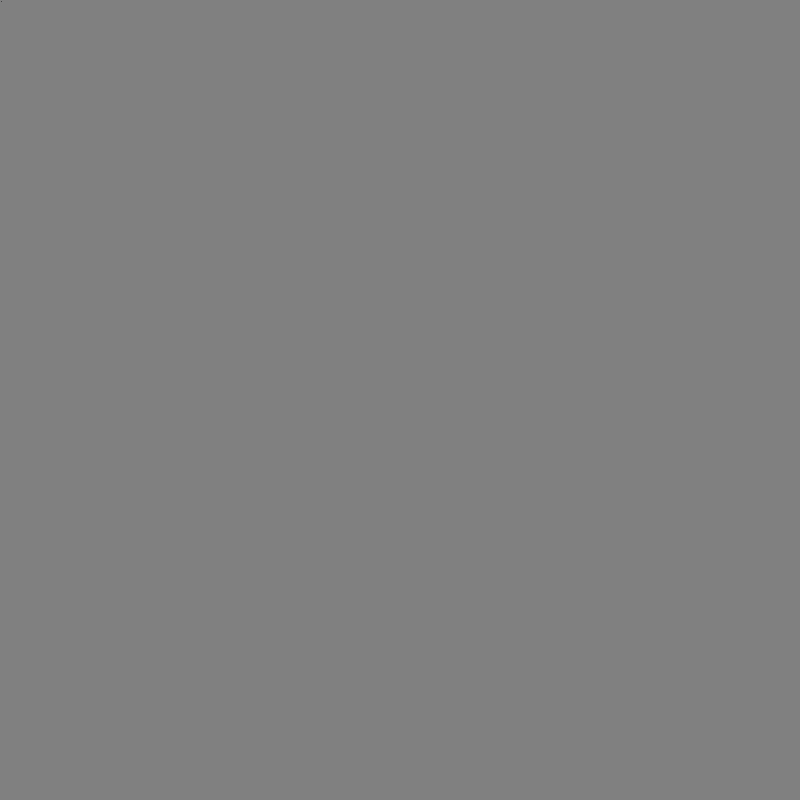
Frame 1 (no input)
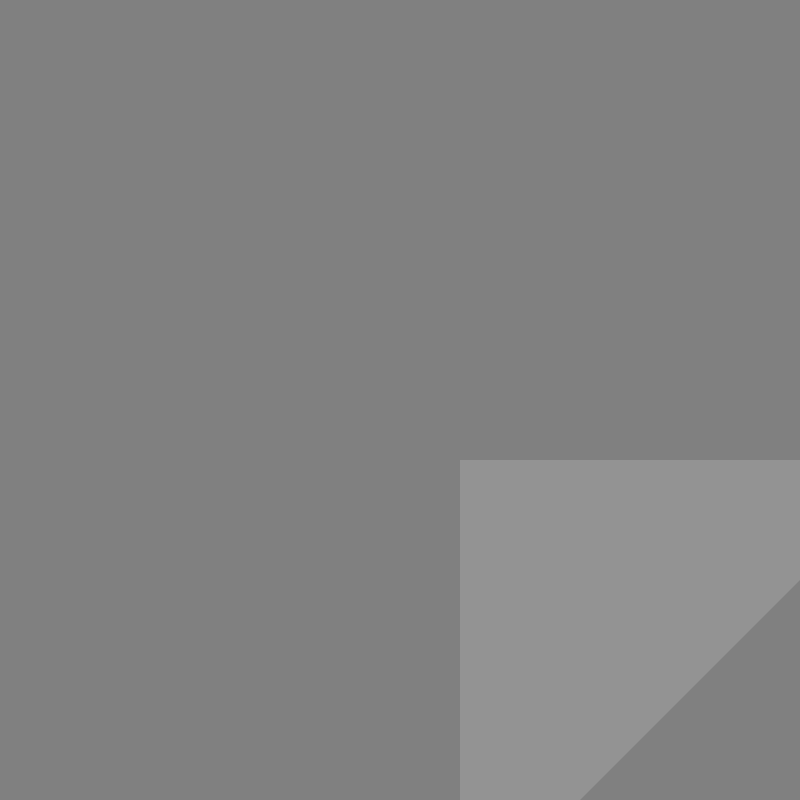
Frame 60 (no input)
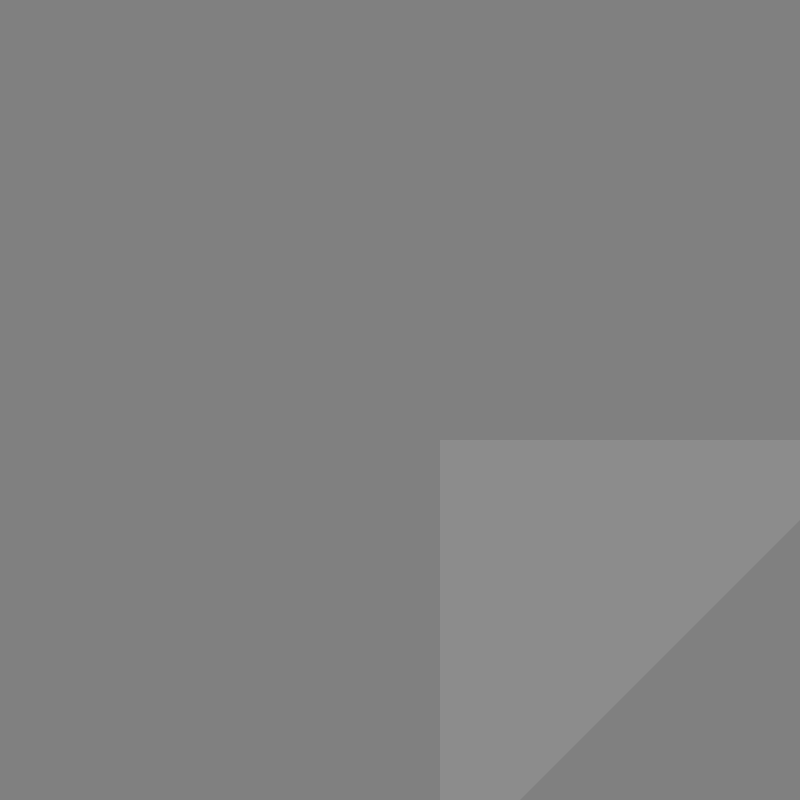
Frame 120 (the mouse pressed at the canvas centre since frame 60)

The p5.js sketch that drew these frames (run headless with seeded random() and noise() and a simulated clock; from frame 60 on, the mouse is pressed at the canvas centre):

// p5.js sketch
// ── sketch.js
var wd = 800;//width
var ht = 800;//height
// size of the form
var i = 1;
var x = 1;
var y = 1;

function setup() {
    createCanvas(wd, ht);
};

function draw() {
    background(255/2);
    fill(i/800*255);
    noStroke(255);
    translate(i, i);
    triangle(0, 0, 0, i, i, 0);
    i = i + mouseX/800*40-20;
    fill(255-i/800*255);
    triangle(800, 800, 800, 800-i, 800-i, 800);
    print(i);
    if (i>800) {i=0;};
    if (i<0) {i=800};
}
